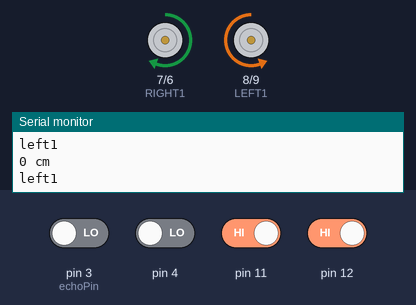
Recording of a sketch running on a simulated Arduino Uno, built with avr-gcc and run on an emulated ATmega328P. Shown: motor-driver pin pairs drawn as motors (green arrow = first pin HIGH = forward, orange = second pin HIGH = backward, longer = more drive, scaled by the enable pin), the last lines printed to the serial monitor. Inputs (shaded band) come from the test bench; at power-on: pin 11, pin 12 HIGH, pin 3 (echoPin), pin 4 LOW.

Above: at 1.2 s.
1.3 s: pin 12 driven LOW
At 1.8 s:
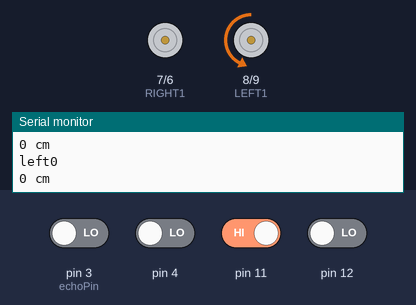
2.8 s: pin 11 driven LOW
At 3.4 s:
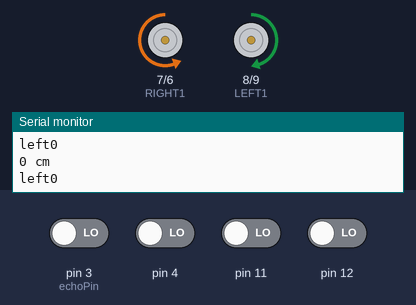
4.3 s: pin 11 driven HIGH
At 5.4 s:
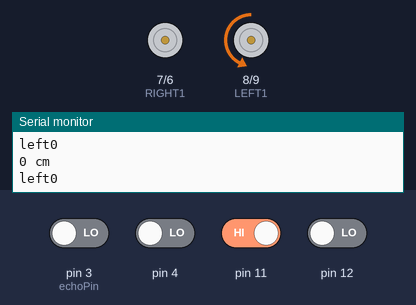
5.8 s: pin 4 driven HIGH
At 7.0 s:
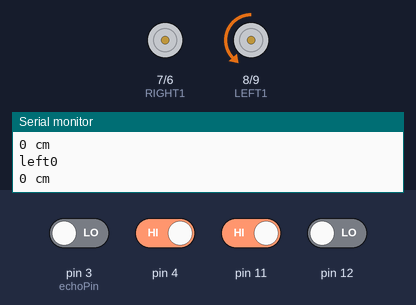
8.8 s: pin 12 driven HIGH
At 9.4 s:
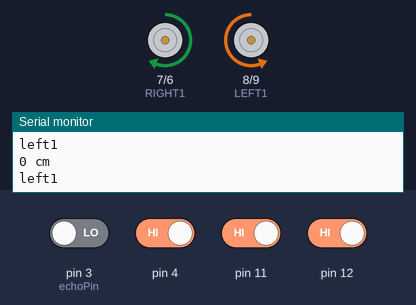
11.8 s: pin 11 driven LOW
At 12.1 s:
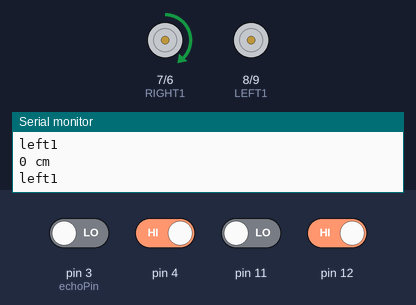
Timing chart, 0 to 14.3 s (numbered marks = the images above; inputs shaded):
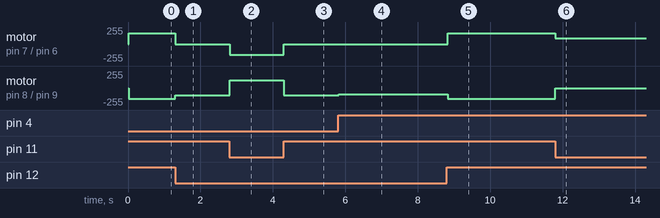

The sketch:

now.ino
```cpp
const byte LEFT1 = 8;  //IN1
const byte LEFT2 = 9;  //IN2
const byte LEFT_PWM = 10;
//右馬達控制設定
const byte RIGHT1 = 7;  //IN3
const byte RIGHT2 = 6;  //IN4
const byte RIGHT_PWM = 5;
//設定PWM輸出值(代表的是車子的速度)
byte rightspeed = 160;
byte leftspeed = 160;
byte motorspeed = 90;
bool front = false;

//超音波
const byte trigPin = 2;  //觸發
const int echoPin = 3;   //接收
unsigned long int d;

unsigned long int ping() {
  digitalWrite(trigPin, HIGH);
  delayMicroseconds(10);
  digitalWrite(trigPin, LOW);

  return pulseIn(echoPin, HIGH, 23200);
}

void backward() {
  digitalWrite(LEFT1, HIGH);
  digitalWrite(LEFT2, LOW);
  analogWrite(LEFT_PWM, leftspeed - 40);
  //右輪·因在小車上馬達安装方向左右兩個是相
  digitalWrite(RIGHT1, LOW);
  digitalWrite(RIGHT2, HIGH);
  analogWrite(RIGHT_PWM, rightspeed - 40);
}

void forward() {  //
  digitalWrite(LEFT1, LOW);
  digitalWrite(LEFT2, HIGH);
  analogWrite(LEFT_PWM, leftspeed);
  digitalWrite(RIGHT1, HIGH);
  digitalWrite(RIGHT2, LOW);
  analogWrite(RIGHT_PWM, rightspeed);
}

void turnleft() {  //左轉
  //左輪不動,右輪動(速度為0)
  analogWrite(LEFT_PWM, 0);
  analogWrite(RIGHT_PWM, motorspeed);
  digitalWrite(RIGHT1, HIGH);
  digitalWrite(RIGHT2, LOW);
}
void bigturnleft() {  //大左轉
  //左輪不動,右輪動(速度為0)
  analogWrite(LEFT_PWM, 0);
  analogWrite(RIGHT_PWM, motorspeed + 20);
  digitalWrite(RIGHT1, HIGH);
  digitalWrite(RIGHT2, LOW);
}

void turnright() {  //右轉
  //右輪不動,左輪動(速度為0)
  analogWrite(LEFT_PWM, motorspeed);
  analogWrite(RIGHT_PWM, 0);
  digitalWrite(LEFT1, LOW);
  digitalWrite(LEFT2, HIGH);
}

void bigturnright() {  //大右轉
  //右輪不動,左輪動(速度為0)
  analogWrite(LEFT_PWM, motorspeed + 20);
  analogWrite(RIGHT_PWM, 0);
  digitalWrite(LEFT1, LOW);
  digitalWrite(LEFT2, HIGH);
}
void stopMotor() {
  analogWrite(LEFT_PWM, 0);
  analogWrite(RIGHT_PWM, 0);
}

void setup() {
  //設定每一個PIN的模式
  pinMode(LEFT1, OUTPUT);
  pinMode(LEFT2, OUTPUT);
  pinMode(LEFT_PWM, OUTPUT);
  pinMode(RIGHT1, OUTPUT);
  pinMode(RIGHT2, OUTPUT);
  pinMode(RIGHT_PWM, OUTPUT);
  Serial.begin(9600);


  pinMode(4, INPUT);   //中間红外線威測器
  pinMode(11, INPUT);  //右側红外線威測器
  pinMode(12, INPUT);  //左側红外線威測器
}
void loop() {

  //Serial.print("right"); Serial.println(digitalRead(11));
  Serial.print("left");
  Serial.println(digitalRead(12));
  //Serial.print("middle"); Serial.println(digitalRead(4));

  d = ping() / 58;

  Serial.println(String("") + d + " cm");
  //delay(100);

  //避障

  if (d >= 1 && d <= 40) {

    stopMotor();
    delay(1000);

    if (d <= 20) {
      backward();
      delay(400);
    }

    stopMotor();
    delay(1000);

    bigturnright();
    delay(300);

    stopMotor();
    delay(1000);

    forward();
    delay(500);

    stopMotor();
    delay(1000);

    bigturnleft();
    delay(900);

    stopMotor();
    delay(1000);

    while (!(digitalRead(12) + digitalRead(4) + digitalRead(11))) {
      forward();
    }
  }

  //0-> 非黑線 1-> 黑線
  // 空->

  //正直走 010 111 101
  if ((digitalRead(12) == 0 && digitalRead(4) == 1 && digitalRead(11) == 0) || (digitalRead(12) == 1 && digitalRead(4) == 1 && digitalRead(11) == 1) || (digitalRead(12) == 1 && digitalRead(4) == 0 && digitalRead(11) == 1)) {
    forward();
    front = true;
  }
  //小右轉 011
  if (digitalRead(12) == 0 && digitalRead(4) == 1 && digitalRead(11) == 1) {
    turnright();
    front = false;
  }
  //大左轉 100
  if (digitalRead(12) == 1 && digitalRead(4) == 0 && digitalRead(11) == 0) {
    bigturnleft();
    front = false;
  }
  //小左轉 110
  if (digitalRead(12) == 1 && digitalRead(4) == 1 && digitalRead(11) == 0) {
    turnleft();
    front = false;
  }
  //大右轉 001
  if (digitalRead(12) == 0 && digitalRead(4) == 0 && digitalRead(11) == 1) {
    bigturnright();
    front = false;
  }
  //停下 000
  if (digitalRead(12) == 0 && digitalRead(4) == 0 && digitalRead(11) == 0) {
    if (front) {
      delay(80);
      while (digitalRead(12) == 0 && digitalRead(4) == 0 && digitalRead(11) == 0) {
        backward();
      }
      front = false;
    } else
      backward();
  }
}
```

Measured:
- after the input at 1.3 s, motor on pin 7 (RIGHT1) / pin 6 (RIGHT2): forward 160/255 → stopped at once; motor on pin 8 (LEFT1) / pin 9 (LEFT2): backward 160/255 → backward 110/255 at once
- after the input at 2.8 s, motor on pin 7 (RIGHT1) / pin 6 (RIGHT2): stopped → backward 160/255 at once; motor on pin 8 (LEFT1) / pin 9 (LEFT2): backward 110/255 → forward 120/255 at once
- after the input at 4.3 s, motor on pin 7 (RIGHT1) / pin 6 (RIGHT2): backward 160/255 → stopped at once; motor on pin 8 (LEFT1) / pin 9 (LEFT2): forward 120/255 → backward 110/255 at once
- after the input at 5.8 s, motor on pin 8 (LEFT1) / pin 9 (LEFT2): backward 110/255 → backward 90/255 at once
- after the input at 8.8 s, motor on pin 7 (RIGHT1) / pin 6 (RIGHT2): stopped → forward 160/255 at once; motor on pin 8 (LEFT1) / pin 9 (LEFT2): backward 90/255 → backward 160/255 at once
- after the input at 11.8 s, motor on pin 7 (RIGHT1) / pin 6 (RIGHT2): forward 160/255 → forward 90/255 at once; motor on pin 8 (LEFT1) / pin 9 (LEFT2): backward 160/255 → stopped at once
